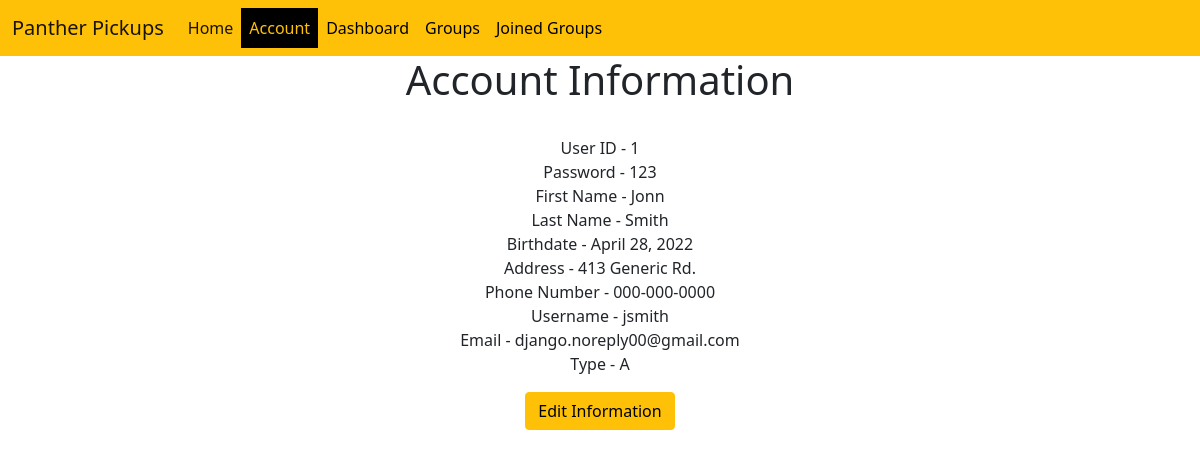
Page /account/ (signed in) on the committed database.
### Group3Capstone/models.py (models this page shows)
class User(models.Model):
    User_ID = models.BigAutoField(primary_key=True)
    User_Password = models.CharField(max_length=20, blank=True)
    User_FName = models.CharField(max_length=40, null=True)
    User_LName = models.CharField(max_length=40, null=True)
    User_DOB = models.DateField(auto_now=False, auto_now_add=False, null=True)
    User_Address = models.CharField(max_length=100, null=True)
    User_Phone = models.CharField(max_length=12, null=True)
    UserName = models.CharField(max_length=40, null=True)
    User_Email = models.CharField(max_length=40, null=True)
    Account_type = models.CharField(max_length=1, choices=AccountType.choices, default=AccountType.Administrator)

### Group3Capstone/views.py (the view, shortened to what this page needs)
# urls.py: path('account/', Account.as_view()),
class Account(View):
    def get(self, request):
        if not request.session.get("username"):
            return redirect("/")
        u = User.objects.get(UserName=request.session['username'])
        return render(request, "account.html",
                      {"User_ID": u.User_ID, "User_Password": u.User_Password, "User_FName": u.User_FName,
                       "User_LName": u.User_LName,
                       "User_DOB": u.User_DOB, "User_Address": u.User_Address, "User_Phone": u.User_Phone,
                       "UserName": u.UserName, "User_Email": u.User_Email, "Account_type": u.Account_type})

### Group3Capstone/templates/account.html (shortened to what this page needs)
<!DOCTYPE html>
<html lang="en">
<head>
    {% load static %}
    <link rel="stylesheet" href="{% static 'Group3Capstone/css/bootstrap.min.css' %}">
    <link rel="stylesheet" href="{% static 'Group3Capstone/css/bootstrap.css' %}">
    <link rel="stylesheet" href="{% static 'Group3Capstone/css/styles.css' %}">
</head>
<body>
<nav class="navbar navbar-expand-lg navbar-light bg-warning">
    <div class="container-fluid">
        <a class="navbar-brand" href="#">Panther Pickups</a>
        <div class="collapse navbar-collapse" id="navbarText">
            <ul class="navbar-nav me-auto mb-2 mb-lg-0">
                <li class="nav-item">
                    <a class="nav-link active" aria-current="page" href="/notSignedIn/">Home</a>
                </li>
                <li class="nav-item">
                    <a class="nav-link border-dark bg-black text-warning" href="/account/">Account</a>
                </li>
                <li class="nav-item">
                    <a class="nav-link" href="/dashboard/">Dashboard</a>
                </li>
                <li class="nav-item">
                    <a class="nav-link" href="/groups/">Groups</a>
                </li>
                  <li class="nav-item">
                    <a class="nav-link border-dark" href="/joinedgroups/">Joined Groups</a>
                </li>
            </ul>
        </div>
    </div>
</nav>
<h1 class ="text-center"> Account Information</h1>
<br>
<p>
    User ID - {{ User_ID }}
    <br>
    Password - {{ User_Password }}
    <br>
    First Name - {{ User_FName }}
    <br>
    Last Name - {{ User_LName }}
    <br>
    Birthdate - {{ User_DOB }}
    <br>
    Address - {{ User_Address }}
    <br>
    Phone Number - {{ User_Phone }}
    <br>
    Username - {{ UserName }}
    <br>
    Email - {{ User_Email }}
    <br>
    Type - {{ Account_type }}
</p>
<div class="d-flex justify-content-center mx-4 mb-3 mb-lg-4">
    <a class="btn btn-warning" href="/editaccount/">Edit Information</a>
</div>

### Group3Capstone/Static/Group3Capstone/css/styles.css (style rules this page uses)
.navbar-nav .nav-item .nav-link { color: black; }
p { text-align: center; }

### rows in the picture
User: User_Password "123", User_FName "Jonn", User_LName "Smith", User_DOB "April 28, 2022", User_Address "413 Generic Rd.", User_Phone "000-000-0000", UserName "jsmith", User_Email "django.noreply00@gmail.com"

### other values in the picture
{{ User_ID }} "1"
{{ Account_type }} "A"
